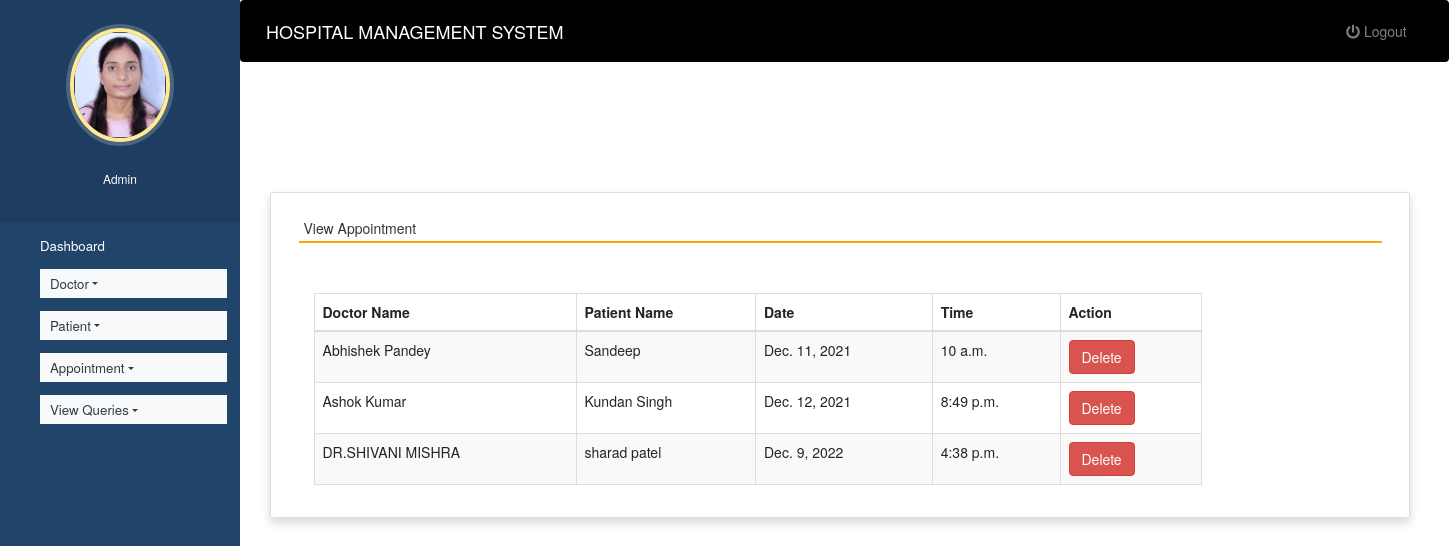
Screenshot of /view_appointment (signed in) with the database file from the repository.
### hospitals/models.py (models this page shows, shortened)
class Appointment(models.Model):
    doctor = models.ForeignKey(Doctor,on_delete=models.CASCADE)
    patient = models.ForeignKey(Patient, on_delete=models.CASCADE)
    date1 = models.DateField()
    time1 = models.TimeField()

class Doctor(models.Model):
    name = models.CharField(max_length=50)
    mobile = models.IntegerField()
    special = models.CharField(max_length=50)
    def __str__(self):
       return self.name;

class Patient(models.Model):
    name = models.CharField(max_length=50)
    gender = models.CharField(max_length=10)
    mobile = models.IntegerField(null=True)
    address = models.CharField(max_length=50)
    def __str__(self):
       return self.name;

### hospitals/views.py (the view)
# urls.py: path('view_appointment', view_appointment, name='view_appointment'),
def view_appointment(request):
    if not request.user.is_staff:
        return redirect('login')
    appointment = Appointment.objects.all()
    d = {'appointment':appointment}
    return render(request,'view_appointment.html', d)

### hospitals/templates/view_appointment.html (shortened to what this page needs)
{% extends 'admin_nav.html' %}
{% load static %}
{% block content %}
<link rel="stylesheet" href="https://maxcdn.bootstrapcdn.com/bootstrap/3.4.1/css/bootstrap.min.css">
  <link rel="stylesheet" href="https://cdnjs.cloudflare.com/ajax/libs/font-awesome/4.7.0/css/font-awesome.min.css">
  <link rel="stylesheet" href="https://use.fontawesome.com/releases/v5.6.3/css/all.css">
<br><br><br><br>
<div class="container card shadow m-5">
    <div class="card-body">
        <h5 class="p-2" style="border-bottom: 2px solid orange">View Appointment</h5>
		<div class="container mt-5">
		<table id="example" class="table table-striped table-bordered table-sm" style="width:80%">
			<thead>
				<tr>
					<th>Doctor Name</th>
					<th>Patient Name</th>
                    <th>Date</th>
					<th>Time</th>
					<th>Action</th>
				</tr>
			</thead>
			<tbody>
            {% for i in appointment %}
			<tr>
				<td>{{i.doctor}}</td>
				<td>{{i.patient}}</td>
				<td>{{i.date1}}</td>
				<td>{{i.time1}}</td>
				<td><a href="{% url 'delete_appointment' i.id %}" onclick="return confirm('Are you ready to delete this record ?')" class="btn btn-danger">Delete</a></td>
			</tr>
			{% endfor %}
			</tbody>
		</table>
	 </div>
	</div>
</div>
{% endblock content %}

### hospitals/templates/admin_nav.html (shortened to what this page needs)
<!DOCTYPE html>
{% load static %}
<html lang="en">
<head>
  <link rel="stylesheet" href="https://stackpath.bootstrapcdn.com/bootstrap/4.3.1/css/bootstrap.min.css">
  <link rel="stylesheet" href="https://maxcdn.bootstrapcdn.com/font-awesome/4.7.0/css/font-awesome.min.css">
  <link rel="stylesheet" href="{% static 'style.css' %}">
</head>
<body>
  <nav class="menu" tabindex="0">
    <header class="avatar">
      <img src="{% static 'images/h10.jpg' %}" />
      <br><br>
      <h6 style="color : white">Admin</h6>
    </header>
    <ul>
      <li tabindex="0" class="icon-dashboard"> <a style="color:white; text-decoration:none;" href="{% url 'admin_home' %}"><span>Dashboard</span></a> </li>
      <li tabindex="0" class="nav-item dropdown icon-customers">
        <a href="" class="nav-link dropdown-toggle text-dark bg-light" id="navbardrop"
				data-toggle="dropdown" style="color:white; text-decoration:none;"> Doctor</a>
      </li>
      <li tabindex="0" class="nav-item dropdown icon-users">
        <a href="" class="nav-link dropdown-toggle text-dark bg-light" id="navbardrop"
				data-toggle="dropdown" style="color:white; text-decoration:none;"> Patient</a>
      </li>
      <li tabindex="0" class="nav-item dropdown icon-calendar">
        <a href="" class="nav-link dropdown-toggle text-dark bg-light" id="navbardrop"
				data-toggle="dropdown" style="color:white; text-decoration:none;"> Appointment</a>
      </li>
        <li tabindex="0" class="nav-item dropdown icon-calendar">
        <a href="" class="nav-link dropdown-toggle text-dark bg-light" id="navbardrop"
				data-toggle="dropdown" style="color:white; text-decoration:none;"> View Queries</a>
      </li>
    </ul>
  </nav>
  <main>
    <div class="bs-example">
      <nav class="navbar navbar-expand-md  navbar-dark fixed-top" style="background:black;">
        <a href="#" class="navbar-brand">HOSPITAL MANAGEMENT SYSTEM</a>
        <div class="collapse navbar-collapse justify-content-between" id="navbarCollapse">
          <div class="navbar-nav" style=" margin-left: 90%;">
            <a href="{% url 'logout' %}" class="nav-item nav-link"><i class="fas fa-power-off"></i> Logout</a>
          </div>
        </div>
      </nav>
    </div>
    {% block content %}
    {% endblock content %}
  </main>
</body>
</html>

### hospitals/static/style.css (style rules this page uses)
body { padding-left: 240px; }
main { position: relative; height: 100vh; }
.menu { background: #21446B; height: 100vh; width: 240px; position: fixed; top: 0px; left: 0; z-index: 5; outline: none; }
.menu .avatar { background: rgba(0, 0, 0, 0.1); padding: 2em 0.5em; text-align: center; }
.menu .avatar img { width: 100px; border-radius: 50%; overflow: hidden; border: 4px solid #ffea92; box-shadow: 0 0 0 4px rgba(255, 255, 255, 0.2); }
.menu ul { list-style: none; padding: 0.5em 0; margin: 0; }
.menu ul li { padding: 0.5em 1em 0.5em 3em; font-size: 0.95em; font-weight: regular; background-repeat: no-repeat; background-position: left 15px center; background-size: auto 20px; transition: all 0.15s linear; cursor: pointer; }
.menu ul li.icon-dashboard { background-image: url("http://www.entypo.com/images//gauge.svg"); }
.menu ul li.icon-customers { background-image: url("http://www.entypo.com/images//briefcase.svg"); }
.menu ul li.icon-users { background-image: url("http://www.entypo.com/images//users.svg"); }
.menu ul li.icon-calendar { background-image: url("http://www.entypo.com/images//calendar.svg"); }

### hospitals/templates/admin_nav.html (style rules this page uses)
a:link { text-decoration: none; }
a { color: white; }
body { padding-left: 240px; }
main { position: relative; height: 100vh; }
.menu { background: #21446B; height: 100vh; width: 240px; position: fixed; top: 0px; left: 0; z-index: 5; outline: none; }
.menu .avatar { background: rgba(0, 0, 0, 0.1); padding: 2em 0.5em; text-align: center; }
.menu .avatar img { width: 100px; border-radius: 50%; overflow: hidden; border: 4px solid #ffea92; box-shadow: 0 0 0 4px rgba(255, 255, 255, 0.2); }
.menu ul { list-style: none; padding: 0.5em 0; margin: 0; }
.menu ul li { padding: 0.5em 1em 0.5em 3em; font-size: 0.95em; font-weight: regular; background-repeat: no-repeat; background-position: left 15px center; background-size: auto 20px; transition: all 0.15s linear; cursor: pointer; }
.menu ul li.icon-dashboard { background-image: url("http://www.entypo.com/images//gauge.svg"); }
.menu ul li.icon-customers { background-image: url("http://www.entypo.com/images//briefcase.svg"); }
.menu ul li.icon-users { background-image: url("http://www.entypo.com/images//users.svg"); }
.menu ul li.icon-calendar { background-image: url("http://www.entypo.com/images//calendar.svg"); }

### rows the page displays
Appointment: doctor "Abhishek Pandey", patient "Sandeep", date1 "Dec. 11, 2021", time1 "10 a.m."
Appointment: doctor "Ashok Kumar", patient "Kundan Singh", date1 "Dec. 12, 2021", time1 "8:49 p.m."
Appointment: doctor "DR.SHIVANI MISHRA", patient "sharad patel", date1 "Dec. 9, 2022", time1 "4:38 p.m."
